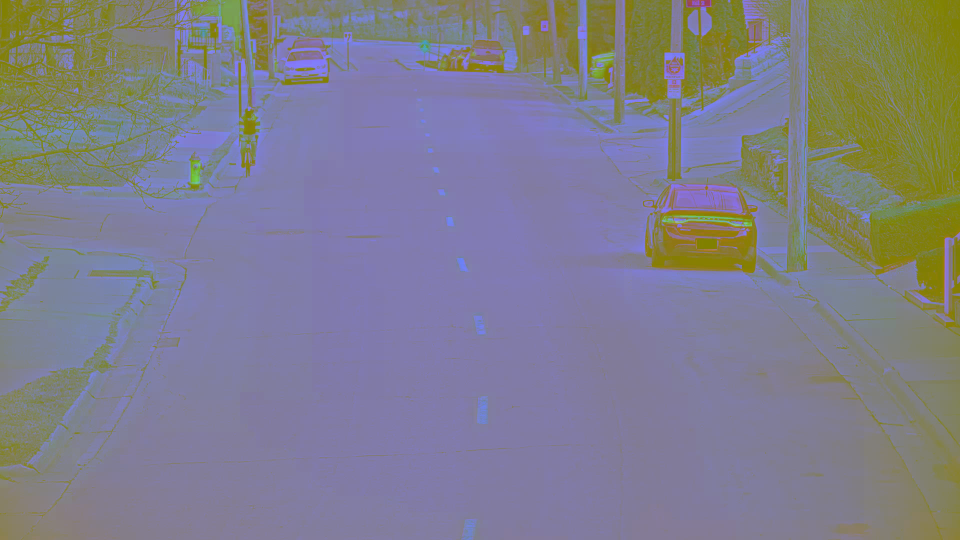
#> input picture W2/imagenamespace_36.png, 1920 x 1080 px (shown at 1/2 size); its folder holds only this picture in this run
$ python -i utilsw2.py   (imports and definitions only)   (older library calls are emulated)
#> lines starting #> are read from the running program, lines starting #| are printed output that depends on the picture
#> further down, picture is the input picture: shape (1080, 1920, 3); mean B, G, R 140.4, 126.5, 127.6
import cv2
import os
import glob
import pickle as pkl
import imageio
import numpy as np
from tqdm import tqdm
from scipy import ndimage
from BoundingBox import *


# [189 lines left out: functions GetGaussianModel, remove_bg3, remove_bg, remove_background, not called in this run]


def denoise_bg(frame):
    kernel1 = cv2.getStructuringElement(cv2.MORPH_ELLIPSE, (10, 10))
    kernel = cv2.getStructuringElement(cv2.MORPH_ELLIPSE, (30, 20))
    frame = cv2.medianBlur(frame, 7)
    filled = frame
    # Flood fill
    filled = ndimage.binary_fill_holes(filled).astype(np.uint8)
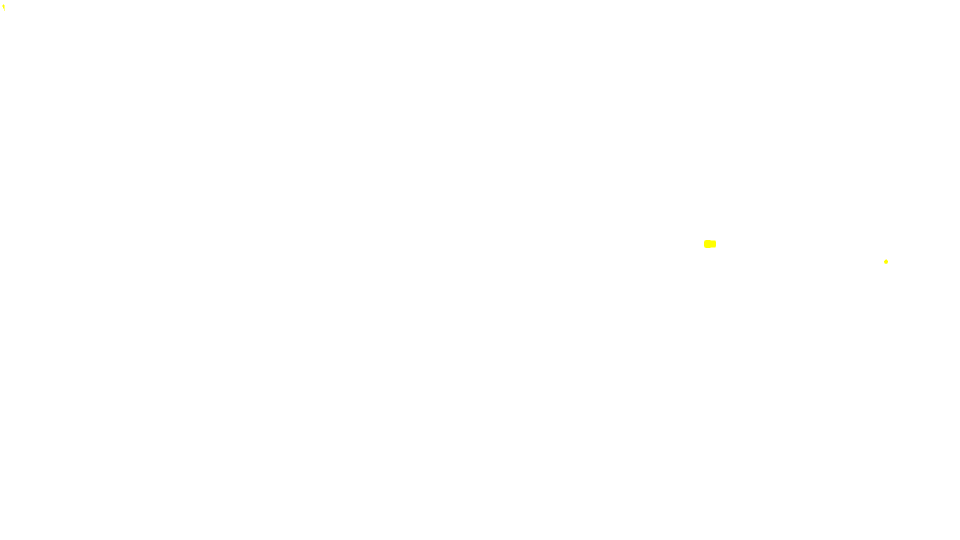
#> filled: shape (1080, 1920, 3) (shown at 1/2 size); mean of channels 0, 1, 2 1, 1, 1; drawn with 1 as white
    # Erode
    filled = cv2.erode(filled, kernel1, iterations=1)
    # Dilate
    filled = cv2.dilate(filled, kernel, iterations=1)
    return (filled * 255).astype(np.uint8)


# [94 lines left out: functions bg_estimation, fg_segmentation_to_boxes, frames_to_gif, animation_2bb, not called in this run]

>>> import cv2
>>> picture = cv2.imread('imagenamespace_36.png')
>>> result = denoise_bg(picture)

$ run again, on W2/imagenamespace_40.png
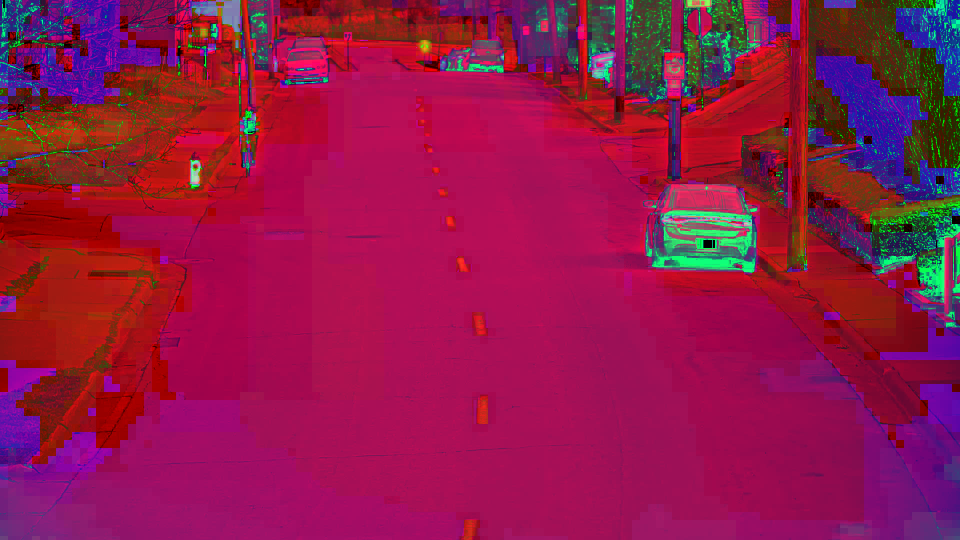
#> input picture W2/imagenamespace_40.png, 1920 x 1080 px (shown at 1/2 size)
#> picture is the input picture: shape (1080, 1920, 3); mean B, G, R 73.8, 23.8, 144.3
#> in denoise_bg, `frame = cv2.medianBlur(frame, 7)`:
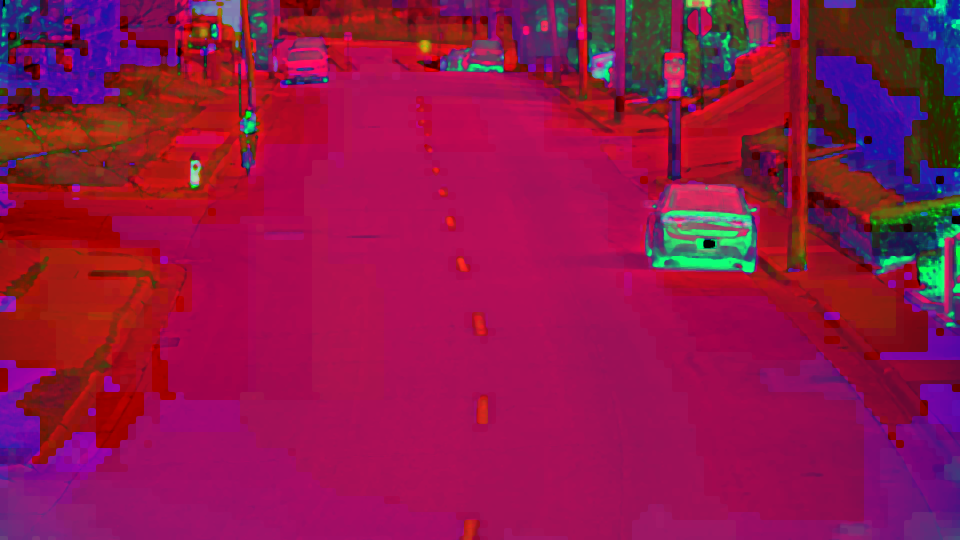
#> frame: shape (1080, 1920, 3) (shown at 1/2 size); mean of channels 0, 1, 2 73.7, 22, 144.5; drawn as B, G, R
#> in denoise_bg, `filled = cv2.dilate(filled, kernel, iterations=1)`:
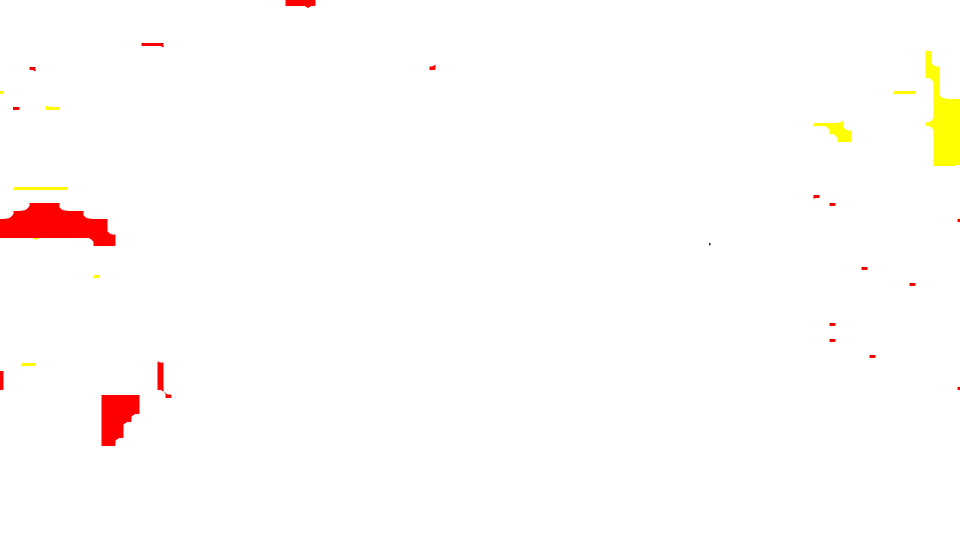
#> filled: shape (1080, 1920, 3) (shown at 1/2 size); mean of channels 0, 1, 2 0.984, 0.99, 1; drawn with 1 as white
